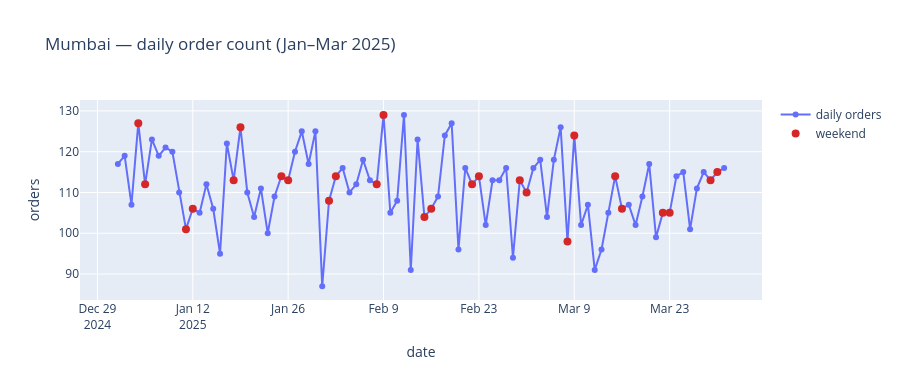

This figure's notebook cell:
### Markdown cell above
## 1. Look at the series before modelling

### Code cell
fig = go.Figure()
fig.add_trace(go.Scatter(x=city_daily.index, y=city_daily.orders,
                         mode='lines+markers', name='daily orders'))
# Mark weekends
weekends = city_daily[city_daily.index.dayofweek >= 5]
fig.add_trace(go.Scatter(x=weekends.index, y=weekends.orders,
                         mode='markers', name='weekend', marker=dict(color='#d62728', size=8)))
fig.update_layout(title=f'{CITY} — daily order count (Jan–Mar 2025)',
                  xaxis_title='date', yaxis_title='orders', height=380)
fig.write_html(FIG / '04_delhi_daily.html', include_plotlyjs='cdn')
fig.show()
